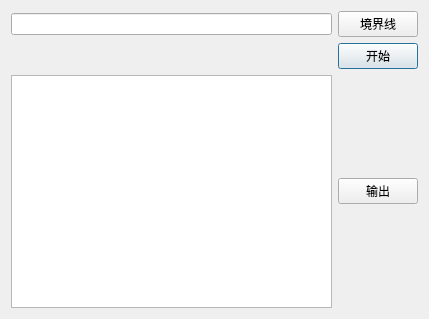
<?xml version="1.0" encoding="UTF-8"?>
<ui version="4.0">
 <class>se_boundarytuopu</class>
 <widget class="QDialog" name="se_boundarytuopu">
  <property name="geometry">
   <rect>
    <x>0</x>
    <y>0</y>
    <width>429</width>
    <height>319</height>
   </rect>
  </property>
  <property name="windowTitle">
   <string>Dialog</string>
  </property>
  <layout class="QGridLayout" name="gridLayout">
   <item row="1" column="1">
    <widget class="QPushButton" name="pushButton_start">
     <property name="text">
      <string>开始</string>
     </property>
    </widget>
   </item>
   <item row="2" column="0">
    <widget class="QTextEdit" name="textEdit_log"/>
   </item>
   <item row="2" column="1">
    <widget class="QPushButton" name="pushButton_shuchu">
     <property name="text">
      <string>输出</string>
     </property>
    </widget>
   </item>
   <item row="0" column="0" colspan="2">
    <layout class="QHBoxLayout" name="horizontalLayout">
     <item>
      <widget class="QLineEdit" name="lineEdit_filepath"/>
     </item>
     <item>
      <widget class="QPushButton" name="pushButton_boundary">
       <property name="text">
        <string>境界线</string>
       </property>
      </widget>
     </item>
    </layout>
   </item>
  </layout>
 </widget>
 <resources/>
 <connections/>
</ui>
